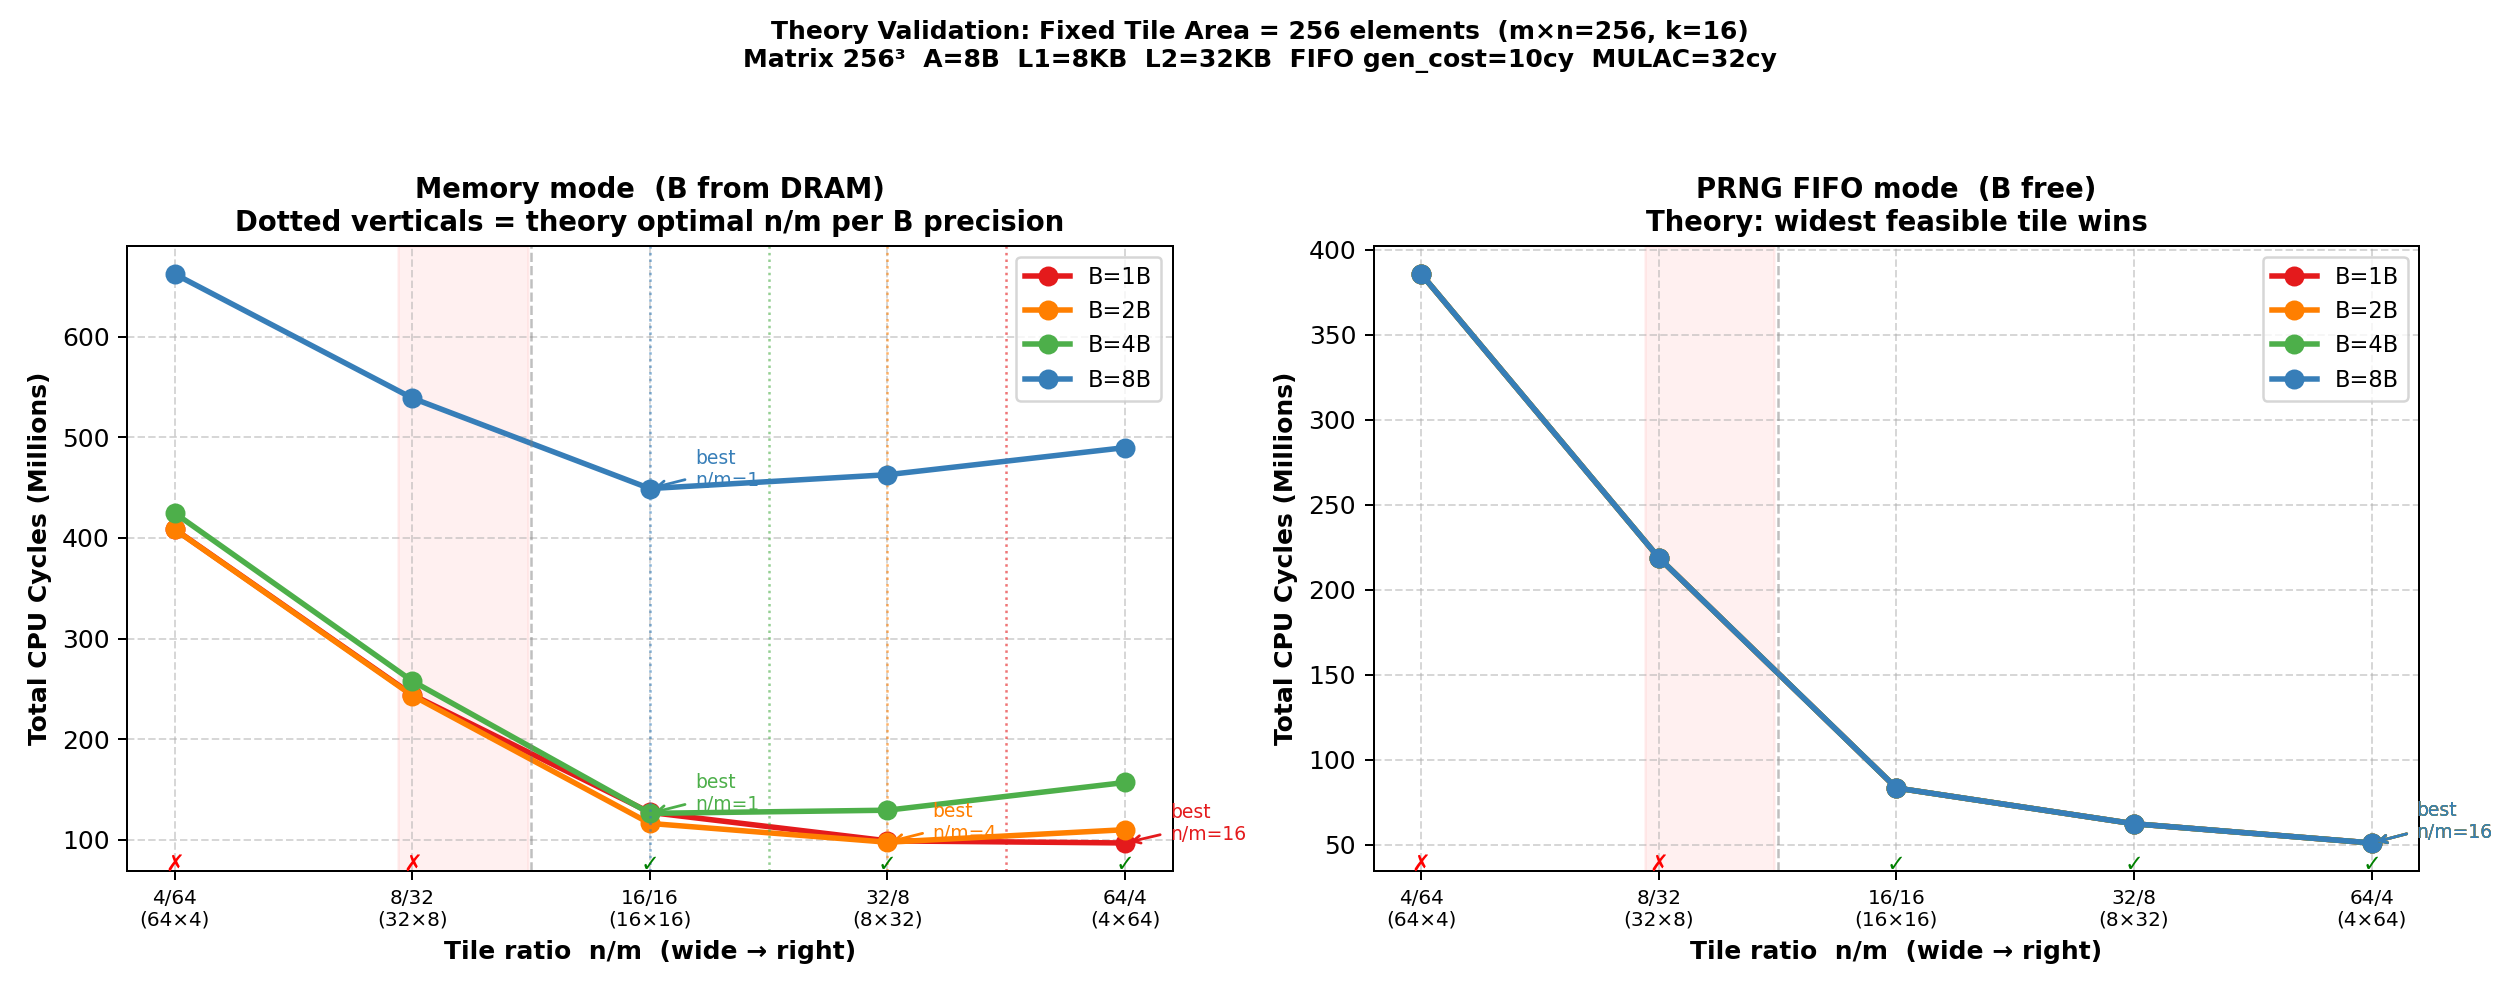

Recreate this plot in Python.
#!/usr/bin/env python3
"""
Theory validation: sweep tile ASPECT RATIO at fixed tile area.

Fix m*n = AREA = 256 elements, k=16.
Sweep (m,n) pairs: (4,64), (8,32), (16,16), (32,8), (64,4).

Theory (paper: Mixed Precision Tiling, ρ = B_PREC/A_PREC):
  Optimal n/m ratio = A_PREC / B_PREC = 1/ρ
  → B=8B: n/m=1  → (16,16)
  → B=4B: n/m=2  → nearest (8,32) or (16,16)
  → B=2B: n/m=4  → (8,32) exactly
  → B=1B: n/m=8  → nearest (4,64) or (8,32)

For FIFO mode: B is free (ρ→0) → widest feasible tile (lowest m) wins.
L1 constraint (C+2A ≤ L1): m(n+2k) ≤ 1024 → (4,64) and (8,32) and (16,16) pass;
  (32,8) and (64,4) violate → expect L1 thrashing for those.

Matrix: 256³, A=8B, L1=8KB (8B lines), L2=32KB (64B lines).
FIFO gen_cost=10cy, cap=64, MULAC=32cy, REG=4³.
"""

import os, subprocess, re
import matplotlib
matplotlib.use("Agg")
import matplotlib.pyplot as plt
import numpy as np

EXECUTABLE  = "../../asymm"
TEMP_CONFIG = "/tmp/theory_ratio.conf"
OUTPUT_DIR  = "."

MAT    = 256
A_PREC = 8
K_FIXED = 16

L1_KB  = 8
L2_KB  = 32
MULAC  = 32
FIFO_GEN_COST = 10
FIFO_CAPACITY = 64

AREA = 256  # fixed m*n product

# (m, n) pairs with fixed area=256
SHAPES = [(4, 64), (8, 32), (16, 16), (32, 8), (64, 4)]
B_PRECS = [1, 2, 4, 8]


def write_config(b_prec):
    with open(TEMP_CONFIG, "w") as f:
        f.write(f"A_HEIGHT_DIM={MAT}\nA_WIDTH_DIM={MAT}\nB_WIDTH_DIM={MAT}\n")
        f.write(f"A_PRECISION_BYTES={A_PREC}\nB_PRECISION_BYTES={b_prec}\n")
        f.write(f"L1_SIZE_BYTES={L1_KB*1024}\nL1_LINE_SIZE_BYTES=32\n")
        f.write("L1_ASSOC=4\nL1_ACCESS_CYCLES=4\n")
        f.write("L1_REPLACEMENT_POLICY=LRU\nL1_WRITE_POLICY=WRITE_BACK\n")
        f.write(f"L2_SIZE_BYTES={L2_KB*1024}\nL2_LINE_SIZE_BYTES=64\n")
        f.write("L2_ASSOC=8\nL2_ACCESS_CYCLES=15\n")
        f.write("L2_REPLACEMENT_POLICY=LRU\nL2_WRITE_POLICY=WRITE_BACK\n")
        f.write("MEM_ACCESS_CYCLES=180\n")
        f.write("PRNG_ACCESS_CYCLES=2\nPRNG_GEN_COST_PER_LINE=64\n")
        f.write(f"PRNG_FIFO_CAPACITY={FIFO_CAPACITY}\n")
        f.write(f"PRNG_FIFO_GEN_COST={FIFO_GEN_COST}\n")
        f.write("REG_M=4\nREG_N=4\nREG_K=4\n")
        f.write(f"MULAC_CYCLES={MULAC}\n")
        f.write("SP_ACCESS_CYCLES=1\nSP_BANKS=8\nSP_WORD_SIZE_BYTES=8\n")


def parse_cycles(stdout):
    for line in stdout.splitlines():
        m = re.match(r"Cycles:\s+(\d+)", line.strip())
        if m:
            return int(m.group(1))
    return None


def run(m, n, b_prec, fifo=False):
    write_config(b_prec)
    cmd = [EXECUTABLE]
    if fifo:
        cmd.append("--Bfifo")
    cmd += ["--config", TEMP_CONFIG, str(m), str(n), str(K_FIXED)]
    r = subprocess.run(cmd, capture_output=True, text=True)
    if r.returncode != 0:
        tag = "FIFO" if fifo else "mem"
        print(f"  FAIL ({m},{n}) B={b_prec}B {tag}: {r.stderr.strip()[:80]}")
        return None
    return parse_cycles(r.stdout)


L1_LINE = 32  # bytes per L1 line

def l1_ok(m, n, k=K_FIXED):
    """C+2A ≤ L1 in L1 lines (L1_LINE=32B, A_PREC=8B → 4 A-elems per line)."""
    elems_per_line = L1_LINE // A_PREC
    l1_lines = L1_KB * 1024 // L1_LINE
    return (m * (n + 2 * k) + elems_per_line - 1) // elems_per_line <= l1_lines


# ── collect ──────────────────────────────────────────────────────────────────
# data[b_prec][fifo][(m,n)] = cycles
data = {bp: {False: {}, True: {}} for bp in B_PRECS}

for bp in B_PRECS:
    rho = bp / A_PREC
    opt_ratio = A_PREC / bp
    print(f"\nB_PREC={bp}B  ρ={rho:.3f}  theory optimal n/m={opt_ratio:.1f}")
    for m, n in SHAPES:
        ratio = n / m
        ok = "✓" if l1_ok(m, n) else "✗L1"
        for fifo in [False, True]:
            c = run(m, n, bp, fifo)
            data[bp][fifo][(m, n)] = c
        mc = data[bp][False][(m, n)]
        fc = data[bp][True][(m, n)]
        mv = f"{mc/1e6:.2f}M" if mc else "FAIL"
        fv = f"{fc/1e6:.2f}M" if fc else "FAIL"
        print(f"  ({m:2d},{n:2d}) ratio={ratio:5.1f} [{ok}]  mem={mv}  fifo={fv}")


# ── plot ─────────────────────────────────────────────────────────────────────
COLORS = ["#e41a1c", "#ff7f00", "#4daf4a", "#377eb8"]

fig, (ax_mem, ax_fifo) = plt.subplots(1, 2, figsize=(14, 5.5))

ratios = [n / m for m, n in SHAPES]

def plot_panel(ax, fifo, title):
    for bp, color in zip(B_PRECS, COLORS):
        cyc = [data[bp][fifo].get((m, n)) for m, n in SHAPES]
        valid = [(r, c / 1e6) for r, c in zip(ratios, cyc) if c is not None]
        if not valid:
            continue
        rs, cs = zip(*valid)
        ax.plot(rs, cs, marker="o", color=color, linewidth=2.2,
                markersize=7, label=f"B={bp}B")

        # annotate minimum among valid L1-feasible points
        feasible = [(r, c) for r, c, (m, n) in
                    zip(rs, cs, SHAPES) if l1_ok(m, n) and
                    data[bp][fifo].get((m, n)) is not None]
        if feasible:
            best_r, best_c = min(feasible, key=lambda x: x[1])
            ax.annotate(f"best\nn/m={best_r:.0f}",
                        xy=(best_r, best_c),
                        xytext=(best_r * 1.3, best_c + 3),
                        fontsize=7.5, color=color,
                        arrowprops=dict(arrowstyle="->", color=color, lw=1.1))

        # theoretical optimal ratio (memory mode only)
        if not fifo:
            opt = A_PREC / bp
            ax.axvline(x=opt, color=color, linestyle=":", linewidth=1.0, alpha=0.6)

    # shade L1-violating region
    ax.axvspan(0.23, 0.5 - 0.01, alpha=0.06, color="red")  # ratio < 0.5: (64,4),(32,8)
    ax.axvline(x=0.5, color="grey", linestyle="--", linewidth=1.0, alpha=0.5)

    ax.set_xscale("log", base=2)
    ax.set_xticks(ratios)
    ax.set_xticklabels([f"{n}/{m}\n({m}×{n})" for m, n in SHAPES], fontsize=8)
    ax.set_xlabel("Tile ratio  n/m  (wide → right)", fontweight="bold")
    ax.set_ylabel("Total CPU Cycles (Millions)", fontweight="bold")
    ax.set_title(title, fontweight="bold", fontsize=11)
    ax.legend(fontsize=9)
    ax.grid(linestyle="--", alpha=0.5)

    # annotate L1 status above x-axis
    for (m, n) in SHAPES:
        r = n / m
        label = "✓" if l1_ok(m, n) else "✗"
        color_l = "green" if l1_ok(m, n) else "red"
        ax.annotate(label, xy=(r, ax.get_ylim()[0]),
                    xytext=(r, ax.get_ylim()[0]),
                    ha="center", fontsize=9, color=color_l)


plot_panel(ax_mem,  False,
           "Memory mode  (B from DRAM)\nDotted verticals = theory optimal n/m per B precision")
plot_panel(ax_fifo, True,
           "PRNG FIFO mode  (B free)\nTheory: widest feasible tile wins")

fig.suptitle(
    f"Theory Validation: Fixed Tile Area = {AREA} elements  (m×n={AREA}, k={K_FIXED})\n"
    f"Matrix {MAT}³  A={A_PREC}B  L1={L1_KB}KB  L2={L2_KB}KB  "
    f"FIFO gen_cost={FIFO_GEN_COST}cy  MULAC={MULAC}cy",
    fontsize=10, fontweight="bold"
)
fig.tight_layout(rect=[0, 0, 1, 0.93])
out = f"{OUTPUT_DIR}/theory_ratio_sweep.png"
fig.savefig(out, dpi=180)
plt.close(fig)
print(f"\n→ saved {out}")

# ── summary ──────────────────────────────────────────────────────────────────
print(f"\n{'B':>5}  {'ρ':>5}  {'theory n/m':>11}  {'mem best':>10}  {'mem n/m':>8}  {'fifo best':>10}  {'fifo n/m':>9}")
for bp in B_PRECS:
    rho = bp / A_PREC
    opt = A_PREC / bp
    # best among L1-feasible shapes
    mem_pts  = [(n/m, data[bp][False][(m,n)]) for m,n in SHAPES
                if l1_ok(m,n) and data[bp][False].get((m,n))]
    fifo_pts = [(n/m, data[bp][True][(m,n)])  for m,n in SHAPES
                if l1_ok(m,n) and data[bp][True].get((m,n))]
    mr, mc_ = min(mem_pts,  key=lambda x: x[1]) if mem_pts  else (0,0)
    fr, fc_ = min(fifo_pts, key=lambda x: x[1]) if fifo_pts else (0,0)
    print(f"{bp:>4}B  {rho:>5.3f}  {opt:>11.1f}  {mc_/1e6:>8.2f}M  {mr:>8.1f}  {fc_/1e6:>8.2f}M  {fr:>9.1f}")

if os.path.exists(TEMP_CONFIG):
    os.remove(TEMP_CONFIG)
